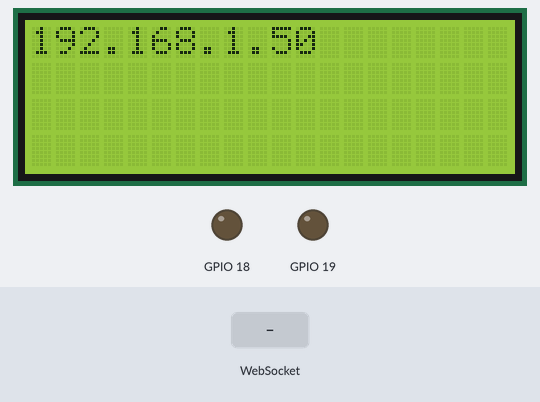
The program below on a simulated ESP32. Shown: 20×4 character LCD, output pins drawn as LEDs (lit = HIGH). Inputs (shaded band) come from the test bench. WiFi joins after 1.5 s; servers stay silent unless stated; what the program prints to the serial monitor is not drawn.

Above: at 2.7 s.
2.8 s: WebSocket text "1" received
At 4.0 s:
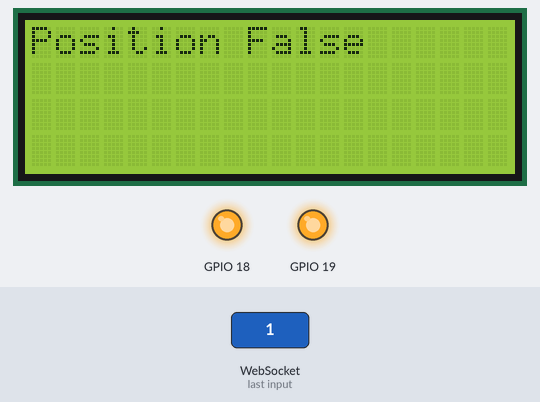
4.3 s: WebSocket text "0" received
At 5.1 s:
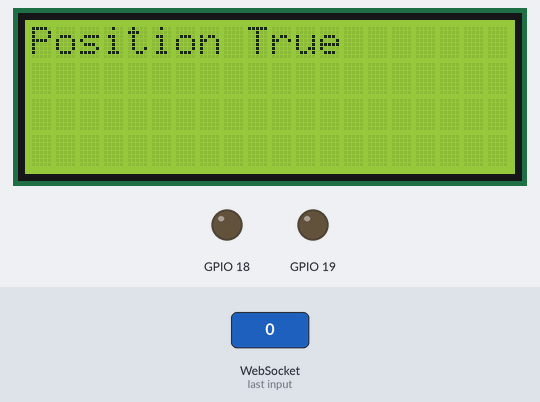
5.8 s: WebSocket text "2" received
At 7.0 s:
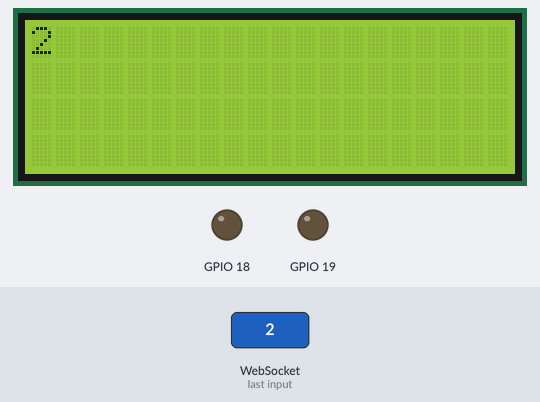
Timing chart, 0 to 8.8 s (numbered marks = the images above; inputs shaded):
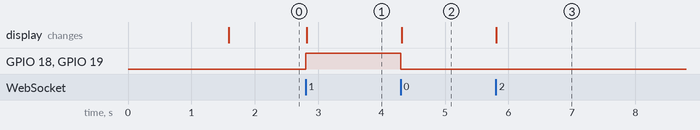

Measured:
- after the input at 2.8 s, GPIO 18, GPIO 19: LOW → HIGH at once; the display: changes at once (image 1)
- after the input at 4.3 s, GPIO 18, GPIO 19: HIGH → LOW at once; the display: changes at once (image 2)
- after the input at 5.8 s, the display: changes at once (image 3)

The program:

main.cpp
```cpp
#include<WiFi.h>
#include <WiFiManager.h>
#include <ESPAsyncWebServer.h>
#include <WebSocketsServer.h>
#include <LiquidCrystal_I2C.h>
LiquidCrystal_I2C lcd(0x27,20,4);
AsyncWebServer server(80);
WebSocketsServer webSocket = WebSocketsServer(81);
void webSocketEvent(uint8_t num, WStype_t type, uint8_t * payload, size_t length) {
  switch (type) {
    case WStype_DISCONNECTED:
      Serial.printf("[%u] Disconnected!\n", num);
      break;
    case WStype_CONNECTED: {
      IPAddress ip = webSocket.remoteIP(num);
      Serial.printf("[%u] Connected from %d.%d.%d.%d url: %s\n", num, ip[0], ip[1], ip[2], ip[3], payload);
      webSocket.sendTXT(num, "Connected");
    }
      break;
    case WStype_TEXT:
      Serial.printf("[%u] get Text: %s\n", num, payload);
      Serial.println((char *) payload);
      // lcd.clear();
      // lcd.print((char *) payload);

      if(payload[0] =='1') { // Compare the value of payload with a character
        // we get RGB data
        // uint16_t color = (uint16_t) strtol((const char *) &payload[1], NULL, 16);
        digitalWrite(19, HIGH); // Replace digitawirite with digitalWrite
        digitalWrite(18, HIGH);
        lcd.clear();
        lcd.print("Position False");
      }
      else if(payload[0] =='0') {
        digitalWrite(19, LOW); // Replace digitawirite with digitalWrite
        digitalWrite(18, LOW);
        lcd.clear();
        lcd.print("Position True");
      }
      else
      {
        lcd.clear();
        lcd.print((char *) payload);
      }
      break;
  }
}
void setup() {
  lcd.init();                      // initialize the lcd
  lcd.backlight();
  lcd.print("Waiting...");
  Serial.begin(9600);
  pinMode(19, OUTPUT);
  pinMode(18, OUTPUT);
  digitalWrite(19, LOW);
  digitalWrite(18, LOW);
  WiFi.mode(WIFI_AP_STA);
  WiFiManager wifiManager;
  if (!wifiManager.startConfigPortal("MotionDetectorAP")) {
    Serial.println("NO");
    Serial.println("Restarting...");
    delay(3000);
    ESP.restart();
    delay(5000);
  }
  IPAddress localIP = WiFi.localIP(); // Add this line to declare the localIP variable
  lcd.clear();
  lcd.print(localIP);
  // delay(10000);
  Serial.println(localIP);
  server.onNotFound([](AsyncWebServerRequest *request){
    request->send(404, "text/plain", "Not found");
  });
  server.begin();

  webSocket.begin();
  webSocket.onEvent(webSocketEvent);

}

void loop() {
  // lcd.clear();
  // lcd.print("Undetected");
  webSocket.loop();
}
```
